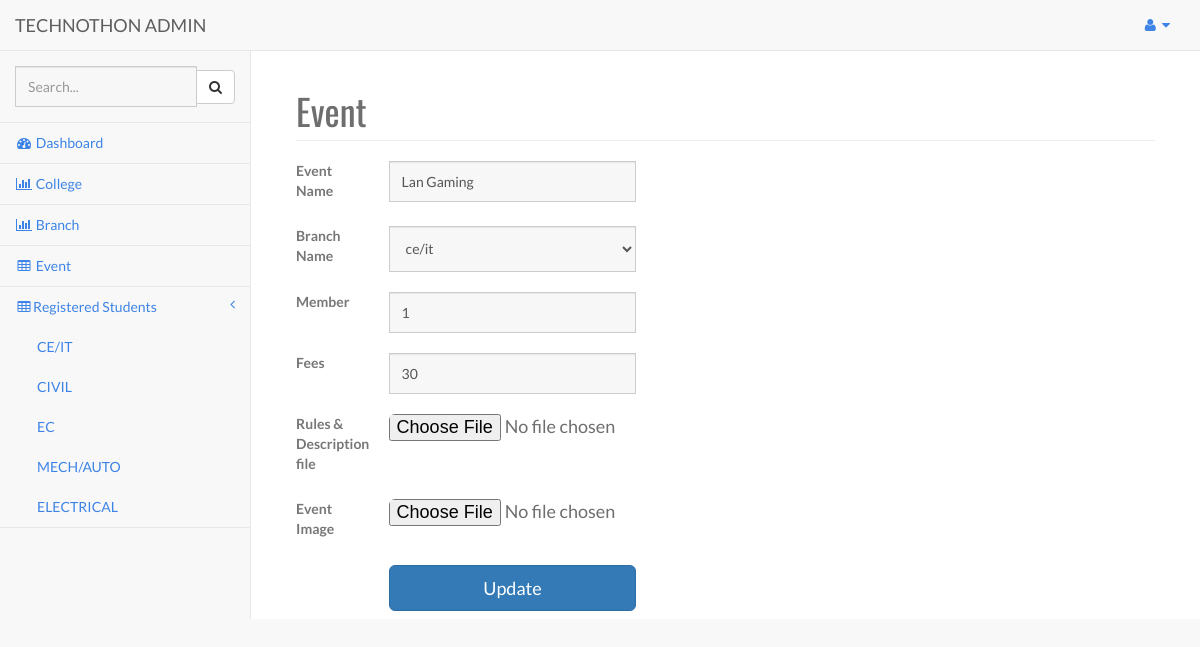
/admin/pages/update_event.php?r=4 (signed in), run on the app's committed database.
### tables this page shows
CREATE TABLE IF NOT EXISTS `branch` (
  `id` int(3) NOT NULL AUTO_INCREMENT,
  `name` varchar(700) NOT NULL,
  `subname` varchar(400) NOT NULL,
  PRIMARY KEY (`id`),
  UNIQUE KEY `name` (`name`)
);

CREATE TABLE IF NOT EXISTS `event` (
  `id` int(200) NOT NULL AUTO_INCREMENT,
  `name` varchar(700) NOT NULL,
  `branch` varchar(700) NOT NULL,
  `fees` double NOT NULL,
  `member` int(3) NOT NULL,
  `details` text NOT NULL,
  `path` varchar(700) NOT NULL,
  PRIMARY KEY (`id`),
  UNIQUE KEY `path` (`path`)
);

### admin/pages/update_event.php (the view, shortened to what this page needs)
<?php
	include 'header.php';
	$r=$_GET['r'];
?>
        <div id="page-wrapper">
            <div class="container-fluid">
                <div class="row">
                    <div class="col-lg-12">
                        <h1 class="page-header">Event</h1>
                    </div>
                </div>
				<div class="row">
					<?php
					$s="select * from event where id=$r";
					$tmp=mysqli_query($c,$s);
					while($result=mysqli_fetch_array($tmp))
					{
						$event=$result['name'];
						$branch=$result['branch'];
						$member=$result['member'];
						$fees=$result['fees'];
					}
					?>
						<div class="col-lg-5">
						<form name="f1" class="panel-body" method="post" action="#">
								<div class="row">
								<div class="col-lg-3"><label>Event Name</label></div>
								<div class="col-lg-9">
										<input type="text" name="event" class="form-control input-lg" value="<?php echo $event;?>" />
								</div>
							</div>
							<br />
							<div class="row">
								<div class="col-lg-3"><label>Branch Name</label></div>
								<div class="col-lg-9">
									<select name="branch" class="form-control input-lg">
										<option style="text-transform:uppercase" selected="selected"><?php echo $branch;?></option>
									</select>
								</div>
							</div>
							<br />
							<div class="row">
								<div class="col-lg-3"><label>Member</label></div>
								<div class="col-lg-9">
									<input type="text" name="member" class="form-control input-lg" value="<?php echo $member;?>" />
								</div>
							</div>
							<br />
							<div class="row">
								<div class="col-lg-3"><label>Fees</label></div>
								<div class="col-lg-9">
									<input type="text" class="form-control input-lg" name="fees" value="<?php echo $fees;?>" />
								</div>
							</div>
							<br />
							<div class="row">
								<div class="col-lg-3"><label>Rules & Description file</label></div>
								<div class="col-lg-9">
									<input type="file" name="file2" class="input-lg" style="padding:0;" />
								</div>
							</div>
							<br />
							<div class="row">
								<div class="col-lg-3"><label>Event Image</label></div>
								<div class="col-lg-9">
									<input type="file" name="file1" class="input-lg" style="padding:0;" />
								</div>
							</div>
							<br />
							<div class="row">
								<div class="col-lg-3"></div>
								<div class="col-lg-9">
									<input type="submit" name="save" class="btn btn-lg btn-primary btn-block" value="Update" />
								</div>
							</div>
						</form>
					</div>
            </div>
        </div>
<?php
	include 'footer.php';
?>

### admin/pages/header.php (shortened to what this page needs)
<?php
	include'db.php';
?><!DOCTYPE html>
<html lang="en">
<head>
    <link href="../bower_components/bootstrap/dist/css/bootstrap.min.css" rel="stylesheet">
    <link href="../bower_components/metisMenu/dist/metisMenu.min.css" rel="stylesheet">
    <link href="../dist/css/timeline.css" rel="stylesheet">
    <link href="../dist/css/sb-admin-2.css" rel="stylesheet">
    <link href="../dist/css/style.css" rel="stylesheet">
    <link href="../bower_components/morrisjs/morris.css" rel="stylesheet">
    <link href="../bower_components/font-awesome/css/font-awesome.min.css" rel="stylesheet" type="text/css">
</head>
<body>
    <div id="wrapper">
        <nav class="navbar navbar-default navbar-static-top" role="navigation" style="margin-bottom: 0">
            <div class="navbar-header">
                <a class="navbar-brand" href="dashboard.php">TECHNOTHON ADMIN</a>
            </div>
            <ul class="nav navbar-top-links navbar-right">
                <li class="dropdown">
                    <a class="dropdown-toggle" data-toggle="dropdown" href="#">
                        <i class="fa fa-user fa-fw"></i>  <i class="fa fa-caret-down"></i>
                    </a>
                </li>
            </ul>
            <div class="navbar-default sidebar" role="navigation">
                <div class="sidebar-nav navbar-collapse">
                    <ul class="nav" id="side-menu">
                        <li class="sidebar-search">
                            <div class="input-group custom-search-form">
                                <input type="text" class="form-control" placeholder="Search...">
                                <span class="input-group-btn">
                                <button class="btn btn-default" type="button">
                                    <i class="fa fa-search"></i>
                                </button>
                            </span>
                            </div>
                        </li>
                        <li>
                            <a href="dashboard.php"><i class="fa fa-dashboard fa-fw"></i> Dashboard</a>
                        </li>
						<li>
                            <a href="college.php"><i class="fa fa-bar-chart-o fa-fw"></i> College</a>
                        </li>
						<li>
                            <a href="branch.php"><i class="fa fa-bar-chart-o fa-fw"></i> Branch</a>
                        </li>
                        <li>
                            <a href="event.php"><i class="fa fa-table fa-fw"></i> Event</a>
                        </li>
                        <li>
                           <a href="#"><i class="fa fa-table fa-fw"></i>Registered Students<span class="fa arrow"></span></a>
							<ul class="nav nav-second-level">
							<?php
								$s="select * from branch";
								$tmp=mysqli_query($c,$s);
								while($result=mysqli_fetch_array($tmp))
								{
									$branch=$result['name'];
								?>
								<li>
                                    <a href="registered.php?r=<?php echo $branch;?>" style="text-transform:uppercase"><?php echo $branch;?></a>
                                </li>
								<?php
								}
							?>
                            </ul>
						</li>
                    </ul>
                </div>
            </div>
        </nav>

### assets/css/style.css (style rules this page uses)
body { font-family: 'Lato', sans-serif; font-weight: normal; color: #6E6E6E; }
h1, h2, h3, h4, h5, h6 { font-weight: normal; font-family: 'Oswald', sans-serif; }
h1, .h1, h2, .h2, h3, .h3 { margin-top: 30px; }
a { color:#3d84e6; }
label { color: #777; }
.form-control { display: block; width: 100%; height: 41px; padding: 6px 12px; font-size: 14px; line-height: 2.428571; color: #555; background-color: #F7F7F7; background-image: none; border: 1px solid #ccc; border-radius: 0px; }
.panel-body { padding: 0px; }
ul, .list.custom-list ul { margin: 0 0 11px; list-style-type: none; padding-left: 10px; }

### data on the page
branch: name "CE/IT"
branch: name "CIVIL"
branch: name "EC"
branch: name "MECH/AUTO"
branch: name "ELECTRICAL"
event: event "Lan Gaming", branch "ce/it", member "1", fees "30"
